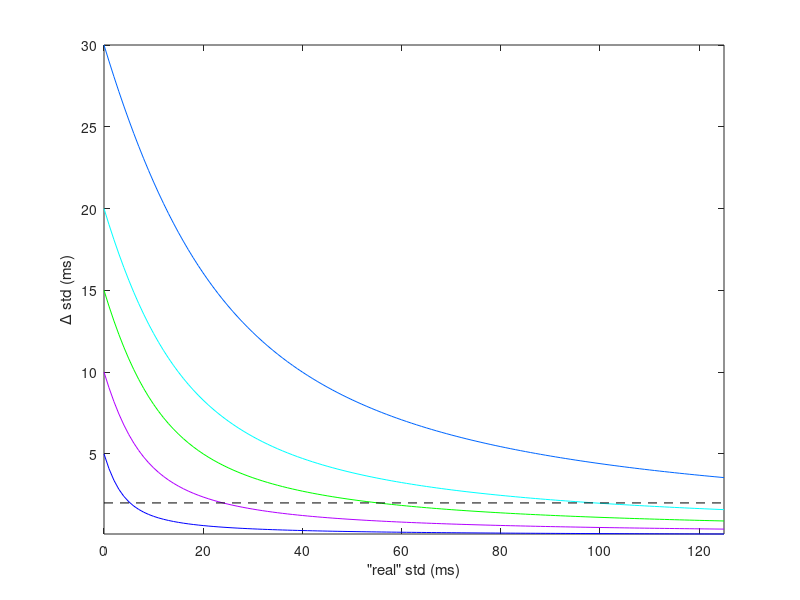

This chart was generated by the following MATLAB code: (Note: this script raises an error after producing the figure.)
% a=[5 10 20 30 60]';
a=[5 10 15 20 30]';
plotcol= hsv(10);
plotcol(1:6,:)=[[0 0 0]; [1 0 0]; [0 0 1]; [.7 0 1]; [0 1 0]; [0 1 1]];
x= [0:1:125];
clf
for i=1:length(a); 
    y= sqrt(x.^2+a(i)^2)-x;
%     h= plot(x,y/a(i));
    h= plot(x,y);
    set(h, 'Color', plotcol(i+2,:));
    hold on
end
axis tight
plot(get(gca,'XLim'), [2 2], 'k--')
xlabel('"real" std (ms)')
ylabel('\Delta std (ms)')
legend(num2str(a), 0)
myprint('large', 'jitterEffect')
